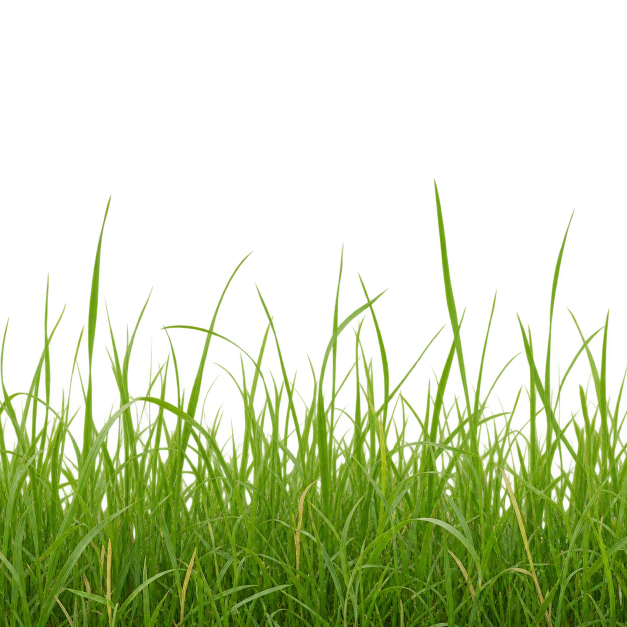
#> input picture assets/grass/blades.webp, 1254 x 1254 px (shown at 1/2 size)
$ python build.py
#> lines starting #> are read from the running program, lines starting #| are printed output that depends on the picture; after the words box and inside, x2 and y2 are one past the last pixel; in counts of white or black regions, pixels touching at a corner belong together
"""Pack the street-level grass into public/grass-blades.webp.

blades.webp (generated from the brief in blades.txt) is a strip of lawn grass seen from
the side on a transparent ground. From the street the game stands pieces of it on the
lawns round you as flat cards (src/streetGrass.ts).

public/grass-blades.webp: 1024 × 512, the lower three quarters of the picture (the rest
is empty), stored without its hue, as light and dark only (the game gives it the lawn's
colour and the season's), brightened so that an average blade is about 0.7. What is
transparent takes the colour of what is nearest, so that the edges don't darken where
the picture is drawn small.

usage: cd pipeline && uv run python ../assets/grass/build.py   (Pillow, numpy, scipy)
"""
from pathlib import Path

import numpy as np
from PIL import Image
from scipy import ndimage

HERE = Path(__file__).parent
PUBLIC = HERE.parent.parent / "public"


def main():
    im = Image.open(HERE / "blades.webp").convert("RGBA")
#> im is the input picture: PIL image 1254x1254 RGBA; mean R, G, B, A 54.6, 73.8, 16.2, 84.2
    w, h = im.size
#> w = 1254; h = 1254
    im = im.crop((0, h // 4, w, h)).resize((1024, 512), Image.LANCZOS)
#> im: PIL image 1024x512 RGBA
    a = np.asarray(im).astype(np.float32) / 255
    rgb, alpha = a[..., :3], a[..., 3]
    light = rgb @ np.array([0.3, 0.59, 0.11], np.float32)
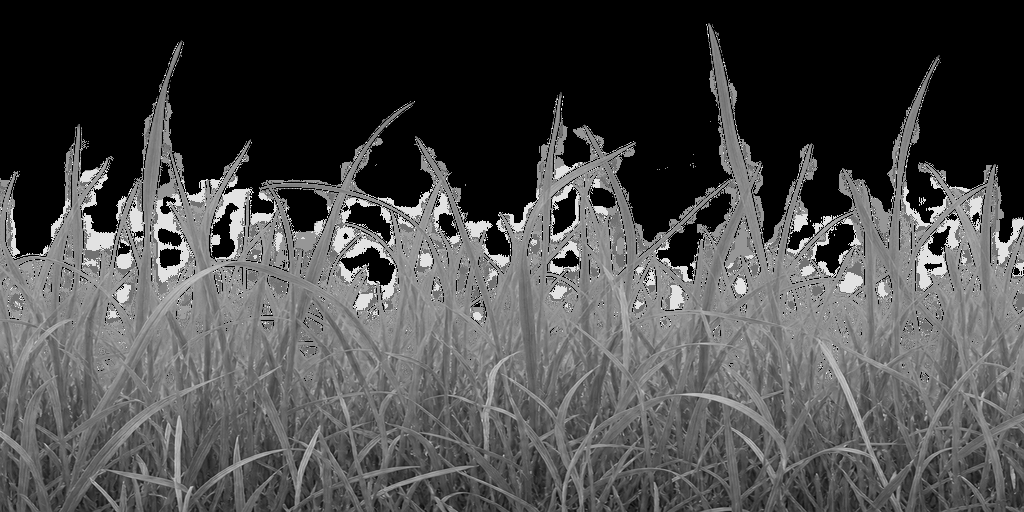
#> light: shape (512, 1024) float32; min 0, max 1, mean 0.291
    mean = light[alpha > 0.5].mean()
#> mean = 0.434
    # A little of the picture's own yellow and green kept, so dry blades stay dry.
    tint = rgb / np.maximum(light[..., None], 1e-3)
    tint = tint / tint[alpha > 0.5].mean(axis=0)
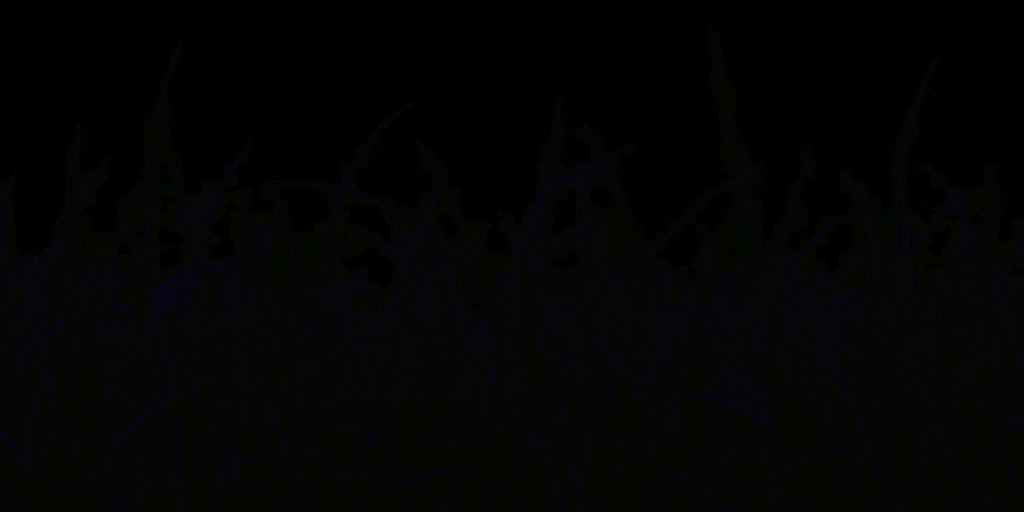
#> tint: shape (512, 1024, 3) float32; mean R, G, B 0.6, 0.6, 0.6; drawn with min black and max white
    grey = np.clip(light / mean * 0.7, 0, 1)[..., None] * (0.6 + 0.4 * np.clip(tint, 0.5, 1.6))
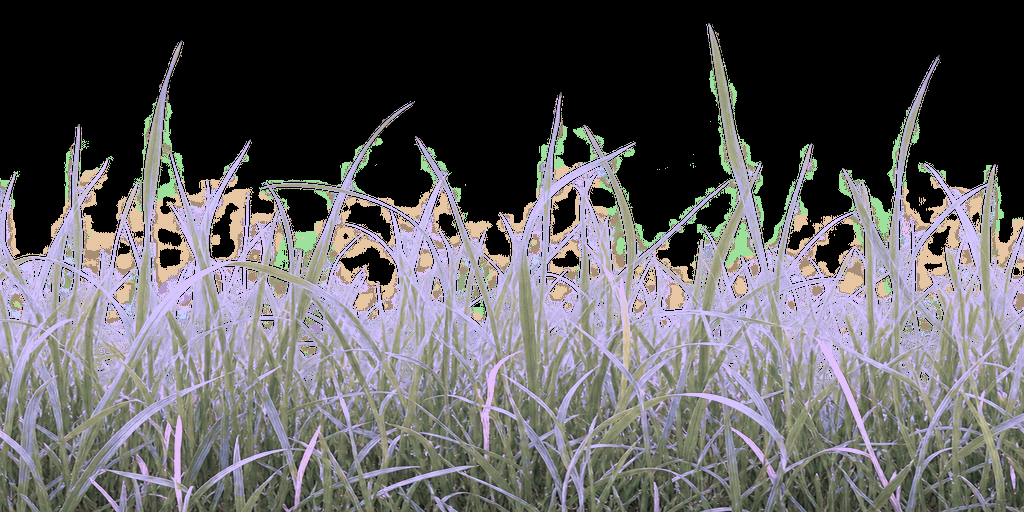
#> grey: shape (512, 1024, 3) float32; mean R, G, B 0.462, 0.453, 0.462; drawn with min black and max white
    solid = alpha > 0.5
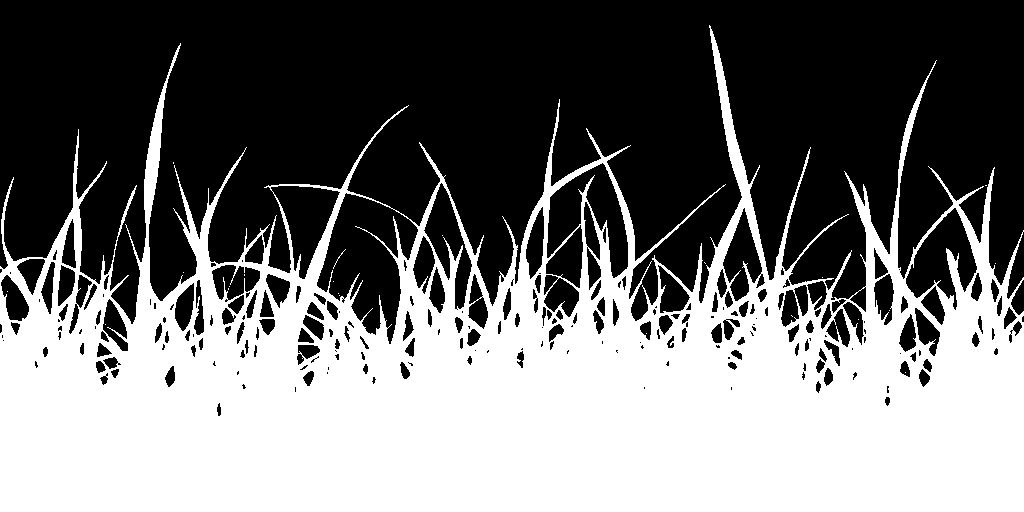
#> solid: shape (512, 1024) bool; 44.6% white; 22 white regions (20 under 20 px), largest, box (x1, y1, x2, y2) and area: (0, 25, 1024, 512) 233870, (333, 249, 346, 269) 22
    _, (iy, ix) = ndimage.distance_transform_edt(~solid, return_indices=True)
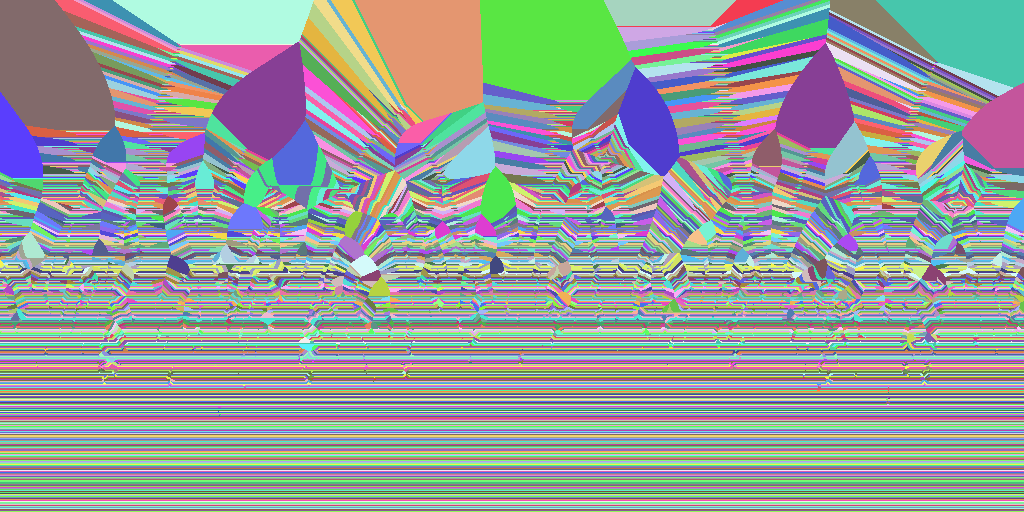
#> iy: shape (512, 1024) int32; 487 distinct labels, from 25 to 511; one colour per label, 0 black
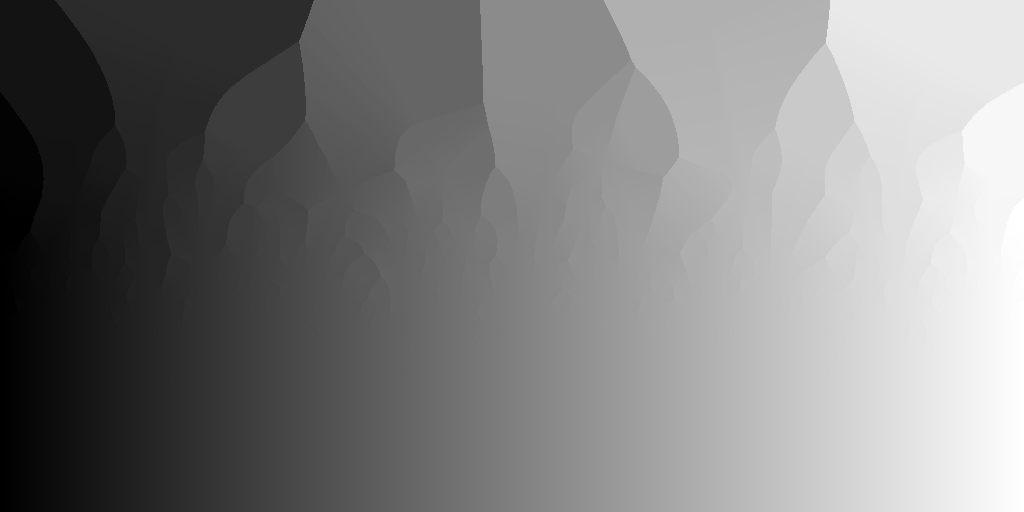
#> ix: shape (512, 1024) int32; min 0, max 1023, mean 511.9; drawn with min black and max white
    out = np.dstack([np.clip(grey, 0, 1)[iy, ix], alpha])
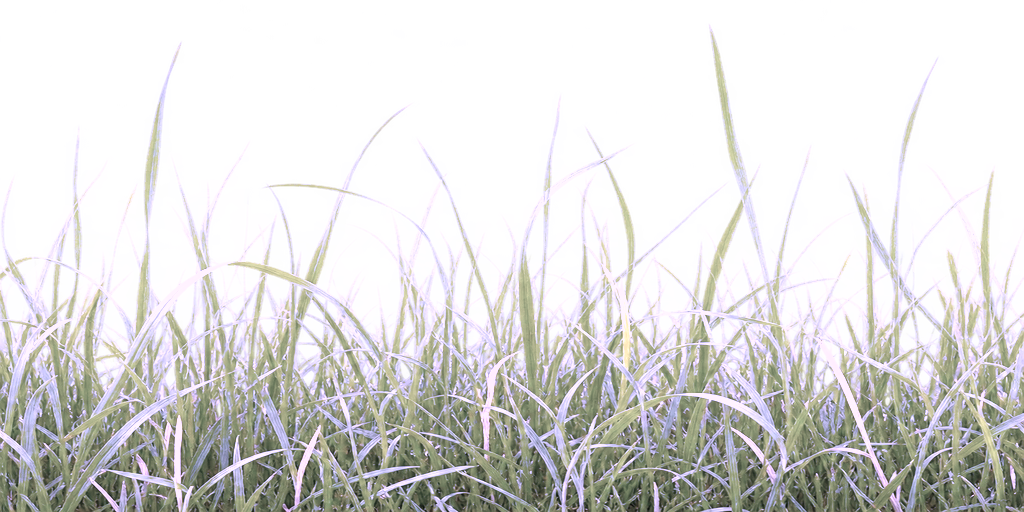
#> out: shape (512, 1024, 4) float32; mean R, G, B, A 0.831, 0.799, 0.844, 0.439; transparent parts drawn white
    Image.fromarray((out * 255).round().astype(np.uint8), "RGBA").save(PUBLIC / "grass-blades.webp", quality=88, alpha_quality=95, method=6)


if __name__ == "__main__":
    main()
